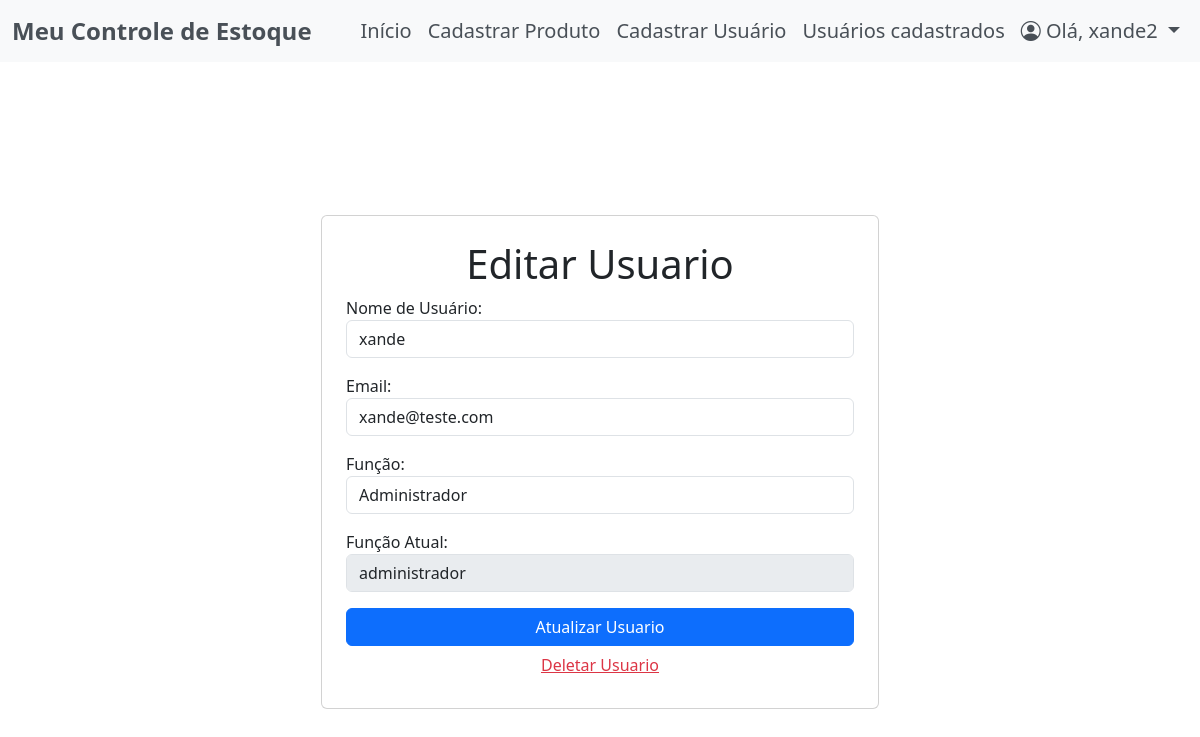
The page /editar_usuario_comum/1/ (signed in) on the database its author committed.
### app/models.py (models this page shows)
class Usuario(UserMixin, db.Model):
    id = db.Column(db.Integer, primary_key=True, autoincrement=True)
    username = db.Column(db.String(100), nullable=False, unique=True)
    password = db.Column(db.String(100), nullable=False)
    confirm_password = db.Column(db.String(100), nullable=False)
    email = db.Column(db.String(100), nullable=False, unique=True)
    nivel_funcao = db.Column(db.String(15), nullable=False, default='comum')

### app/routes.py (the view, shortened to what this page needs)
@bp.route('/editar_usuario_comum/<int:usuario_id>/', methods=['GET', 'POST'])
def editar_usuario_comum(usuario_id):
    if current_user.nivel_funcao != 'administrador':
        abort(403)
    usuario = Usuario.query.get(usuario_id)
    return render_template('editar_usuario.html', usuario=usuario)

### app/__init__.py (called while the page is built)
@login_manager.user_loader
def load_user(user_id):
    from app.models import Usuario
    return Usuario.query.get(int(user_id))

### app/templates/editar_usuario.html (shortened to what this page needs)
{% extends 'base.html' %}
{% block content %}
<div class="container d-flex justify-content-center align-items-center vh-100">
    <div class="card p-4 w-50">
        <h1 class="text-center">Editar Usuario</h1>
        <form action="{{url_for('routes.editar_usuario_comum', usuario_id=usuario.id )}}" method="post">
            <div class="form-group mb-3">
                <label for="username">Nome de Usuário:</label>
                <input type="text" id="username" name="username" class="form-control" value="{{ usuario.username }}"
                    required>
            </div>
            <div class="form-group mb-3">
                <label for="email">Email:</label>
                <input type="email" id="email" name="email" class="form-control" value="{{ usuario.email }}" required>
            </div>
            <div class="form-group mb-3">
                <label for="status">Função:</label>
                <select id="nivel_funcao" name="nivel_funcao" class="form-control">
                    <option value="administrador">Administrador</option>
                </select>
            </div>
            <div class="form-group mb-3">
                <label for="funcao">Função Atual:</label>
                <input type="text"class="form-control" value="{{ usuario.nivel_funcao }}" disabled>
            </div>
            <button type="submit" class="btn btn-primary w-100">Atualizar Usuario</button>
        </form>
            <form action="{{ url_for('routes.deletar_usuario_comum', usuario_id=usuario.id) }}" class="text-center" method="POST">
                <button type="submit" class="text-danger btn btn-link w-100"
                    onclick="return confirm('Tem certeza que deseja excluir este usuario ?');">Deletar Usuario
                </button>
            </form>
    </div>
</div>
{% endblock %}

### app/templates/base.html (shortened to what this page needs)
<!DOCTYPE html>
<html lang="en">
<head>
    <link rel="stylesheet" href="https://cdn.datatables.net/1.13.6/css/jquery.dataTables.min.css">
    <link href="https://cdn.jsdelivr.net/npm/bootstrap@5.3.0/dist/css/bootstrap.min.css" rel="stylesheet">
    <link href="https://cdn.jsdelivr.net/npm/bootstrap-icons/font/bootstrap-icons.css" rel="stylesheet">
    <link rel="stylesheet" href="{{ url_for('static', filename='css/style.css') }}">
</head>
<body>
    {% block nav %}
    <nav class="navbar navbar-expand-lg" style="background-color: #f8f9fa;">
        <div class="container-fluid">
            <a class="navbar-brand fw-bold fs-4" href="#" style="color: #495057;">Meu Controle de Estoque</a>
            <div class="collapse navbar-collapse" id="navbarNav">
                <ul class="navbar-nav ms-auto">
                    <li class="nav-item">
                        <a class="nav-link fs-5" href="{{ url_for('routes.index') }}" style="color: #495057;">Início</a>
                    </li>
                    {% if current_user.nivel_funcao != 'comum' %}
                    <li class="nav-item">
                        <a class="nav-link fs-5" href="{{ url_for('routes.cadastrar_produto') }}" style="color: #495057;">Cadastrar Produto</a>
                    </li>
                    <li class="nav-item">
                        <a class="nav-link fs-5" href="{{ url_for('routes.registrar_usuario_comum') }}" style="color: #495057;">Cadastrar Usuário</a>
                    </li>
                    <li class="nav-item">
                        <a class="nav-link fs-5" href="{{ url_for('routes.listar_usuarios') }}" style="color: #495057;">Usuários cadastrados</a>
                    </li>
                    {% endif %}
                    <li class="nav-item dropdown">
                        <a class="nav-link dropdown-toggle fs-5" href="#" id="perfilDropdown" role="button" data-bs-toggle="dropdown" aria-expanded="false" style="color: #495057;">
                            <i class="bi bi-person-circle"></i> Olá, {{ current_user.username }}
                        </a>
                    </li>
                </ul>
            </div>
        </div>
    </nav>
    {% endblock %}
    {% block content %}
    {% endblock %}
</body>
</html>

### rows shown on the page
Usuario: username "xande2"
Usuario: username "xande", email "xande@teste.com", nivel_funcao "administrador"
